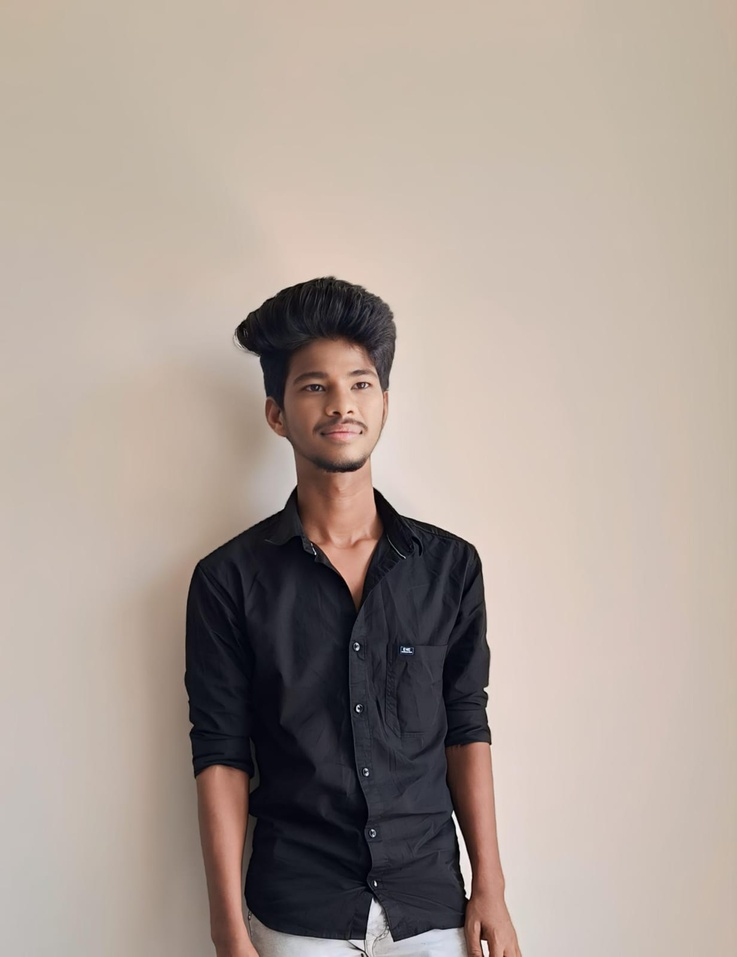
#> input picture VEGA/engine/auth/samples/sanjay 1.jpg, 737 x 957 px, shrunk from 1232 x 1600 before the run; its folder holds only this picture in this run
$ python trainer.py
#> lines starting #> are read from the running program, lines starting #| are printed output that depends on the picture
import cv2
import numpy as np
from PIL import Image #pillow package
import os

path = 'samples' # Path for samples already taken

recognizer = cv2.face.LBPHFaceRecognizer_create() # Local Binary Patterns Histograms
detector = cv2.CascadeClassifier("haarcascade_frontalface_default.xml")
#Haar Cascade classifier is an effective object detection approach


def Images_And_Labels(path): # function to fetch the images and labels

#> called with path = 'samples'
    imagePaths = [os.path.join(path,f) for f in os.listdir(path)]
    faceSamples=[]
    ids = []

    for imagePath in imagePaths: # to iterate particular image path

        gray_img = Image.open(imagePath).convert('L') # convert it to grayscale
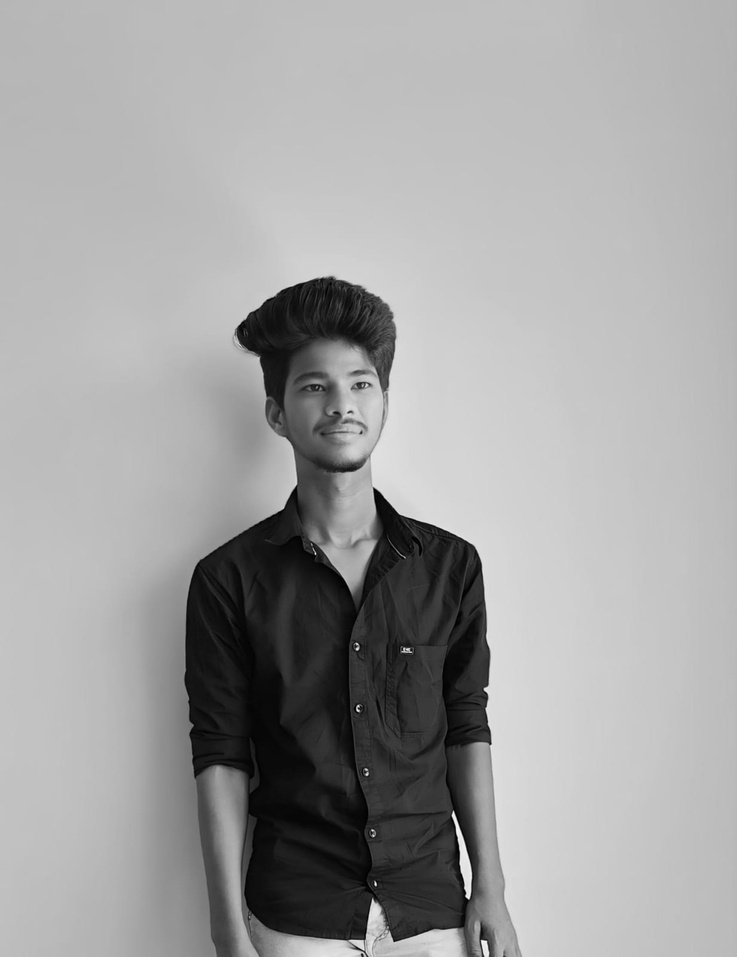
#> gray_img: PIL image 737x957 L; min 0, max 254, mean 161.6
        img_arr = np.array(gray_img,'uint8') #creating an array

#> (the run stopped early here; a loop or call above may not have finished)

$ run again, on VEGA/engine/auth/samples/sanjay 5.jpg
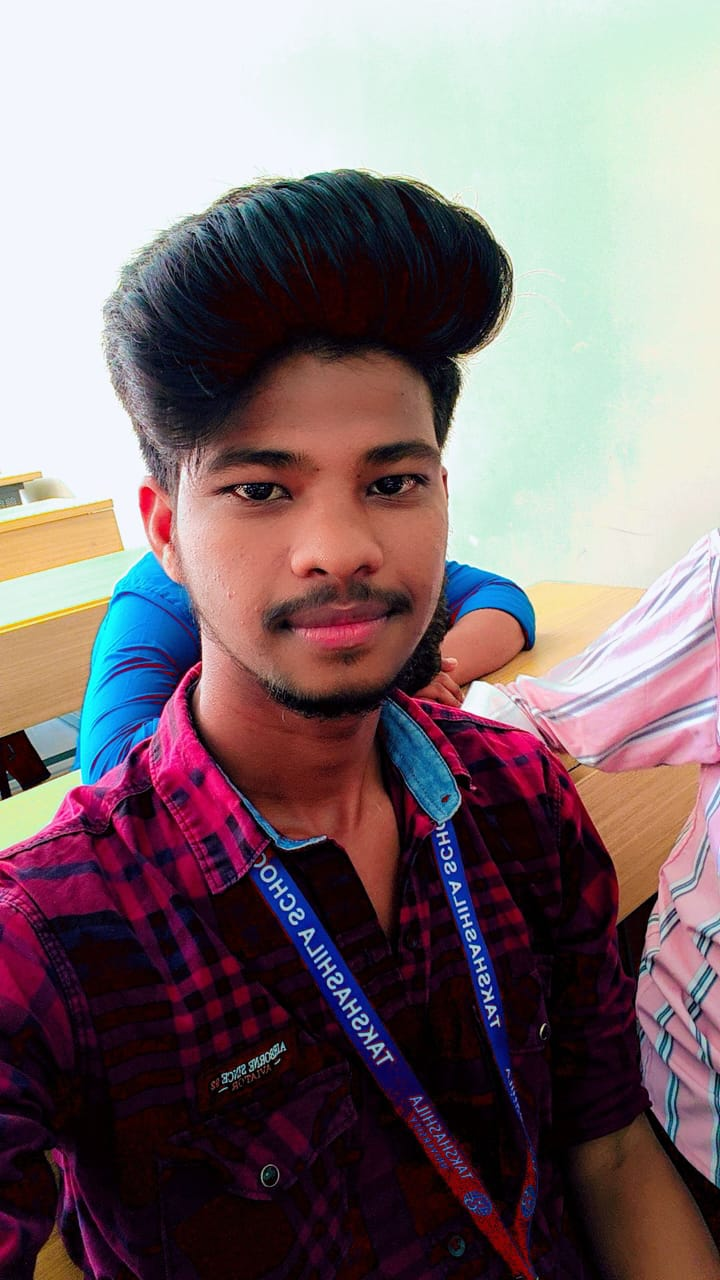
#> input picture VEGA/engine/auth/samples/sanjay 5.jpg, 720 x 1280 px
#> in Images_And_Labels, `gray_img = Image.open(imagePath).convert('L')`:
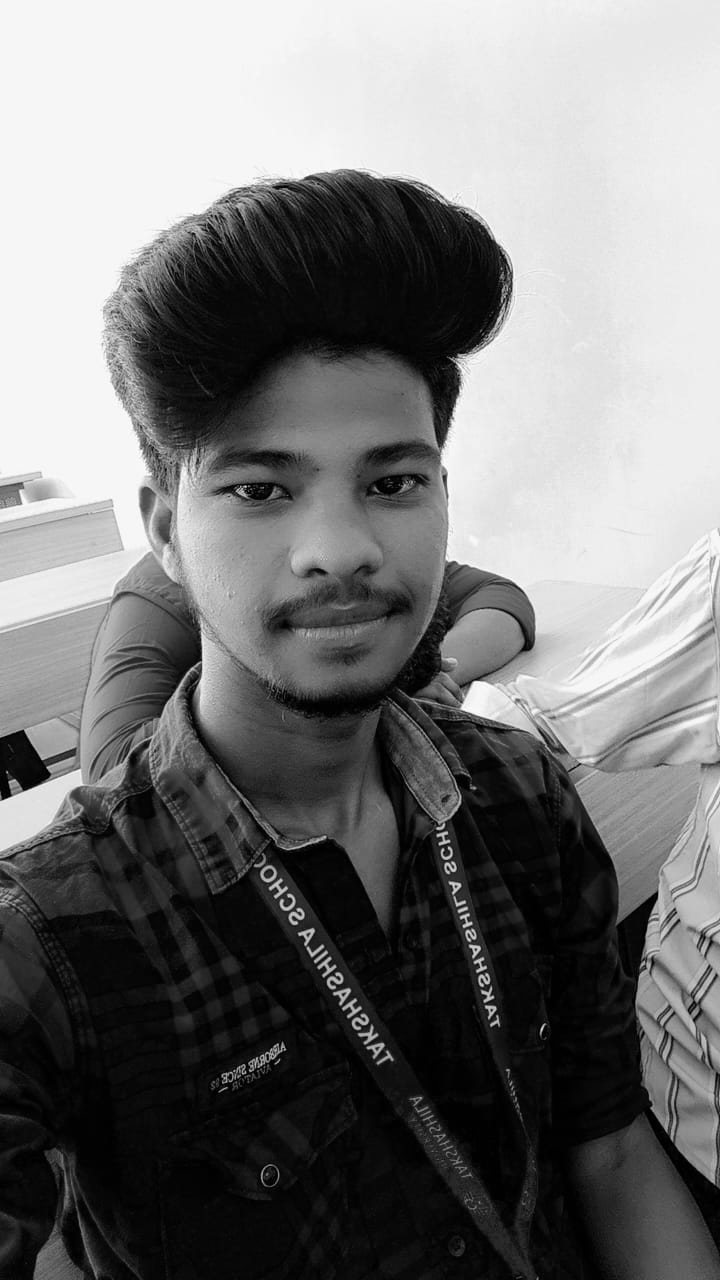
#> gray_img: PIL image 720x1280 L; min 0, max 255, mean 117.6

$ run again, on VEGA/engine/auth/samples/sanjay 6.jpg
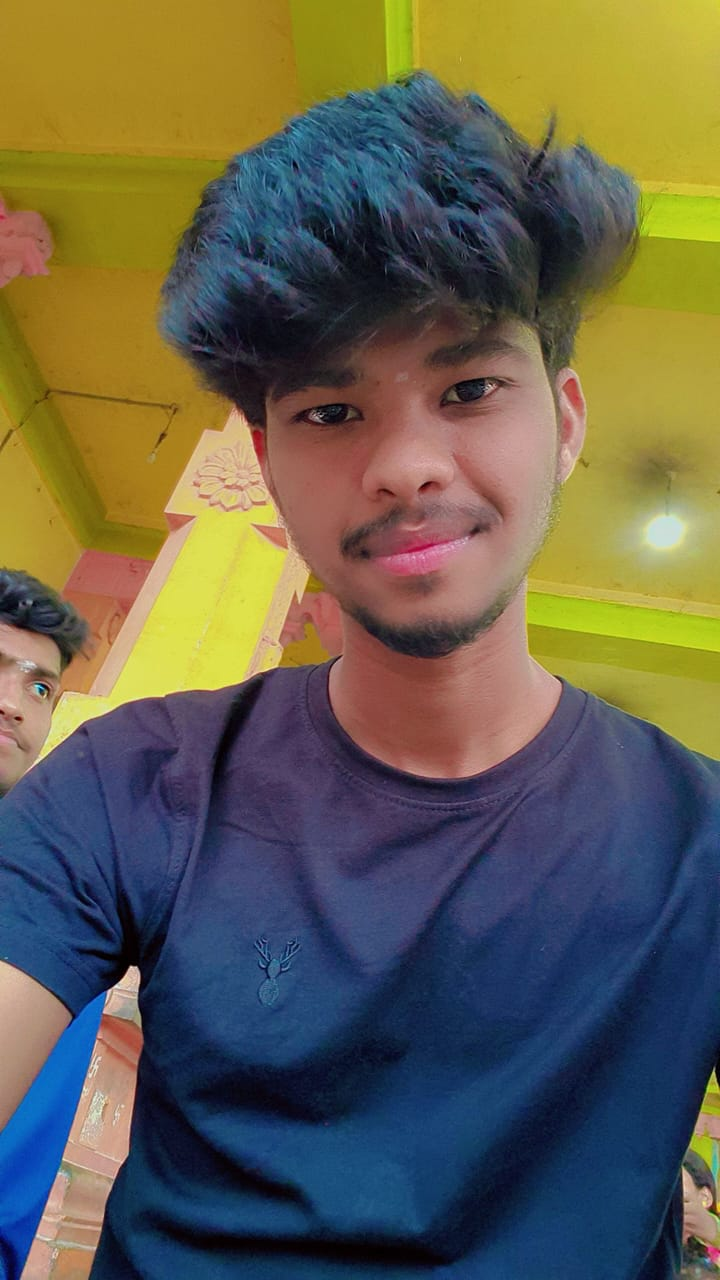
#> input picture VEGA/engine/auth/samples/sanjay 6.jpg, 720 x 1280 px
#> in Images_And_Labels, `gray_img = Image.open(imagePath).convert('L')`:
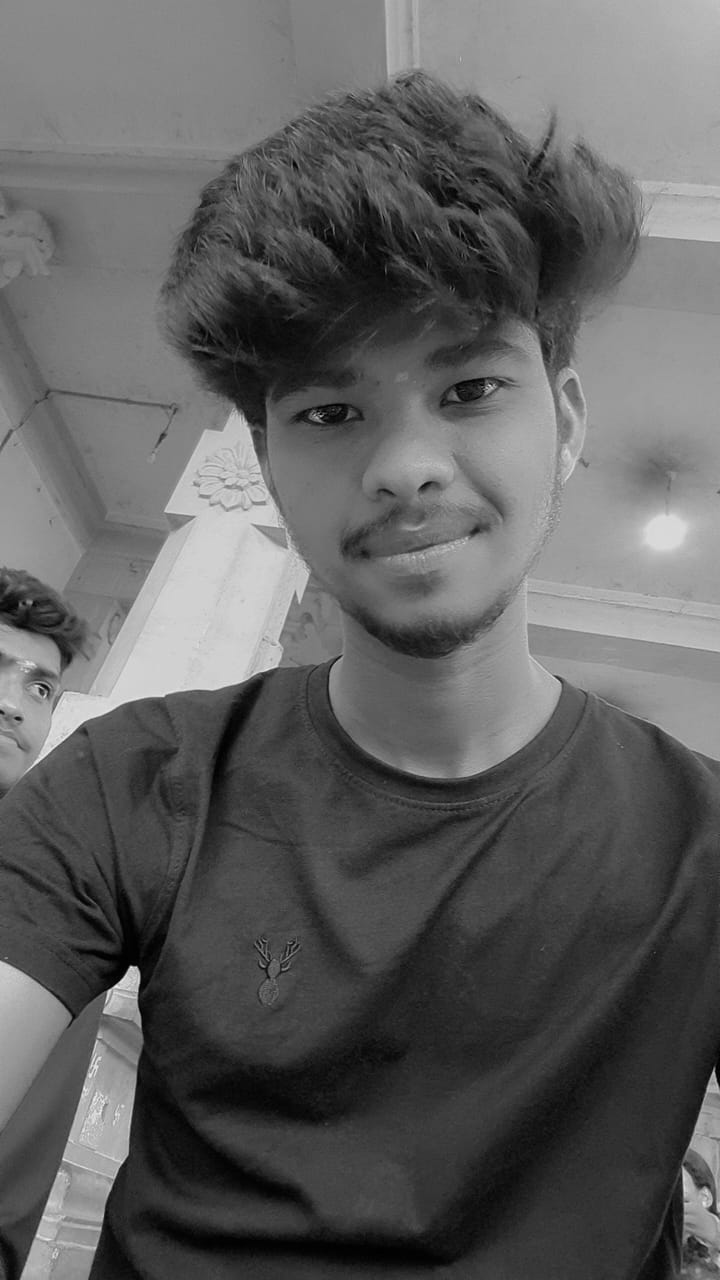
#> gray_img: PIL image 720x1280 L; min 0, max 247, mean 95.5

$ run again, on VEGA/engine/auth/samples/sanjay 7.jpg
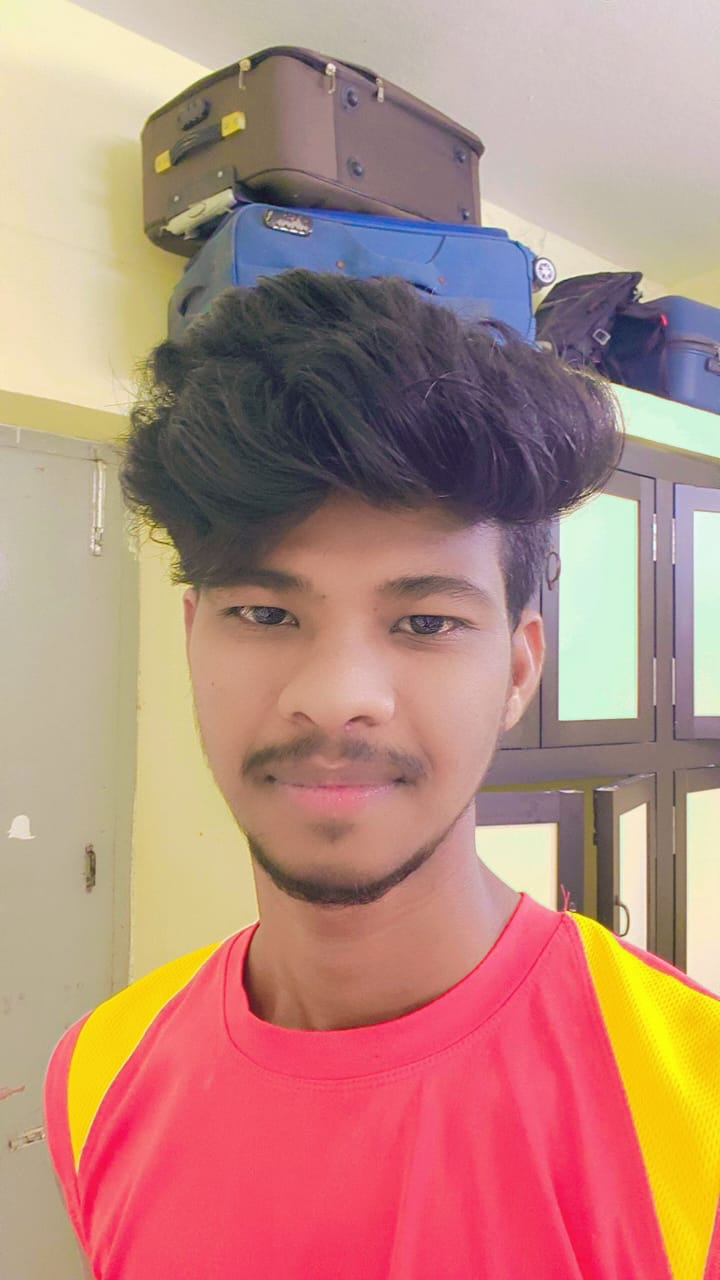
#> input picture VEGA/engine/auth/samples/sanjay 7.jpg, 720 x 1280 px
#> in Images_And_Labels, `gray_img = Image.open(imagePath).convert('L')`:
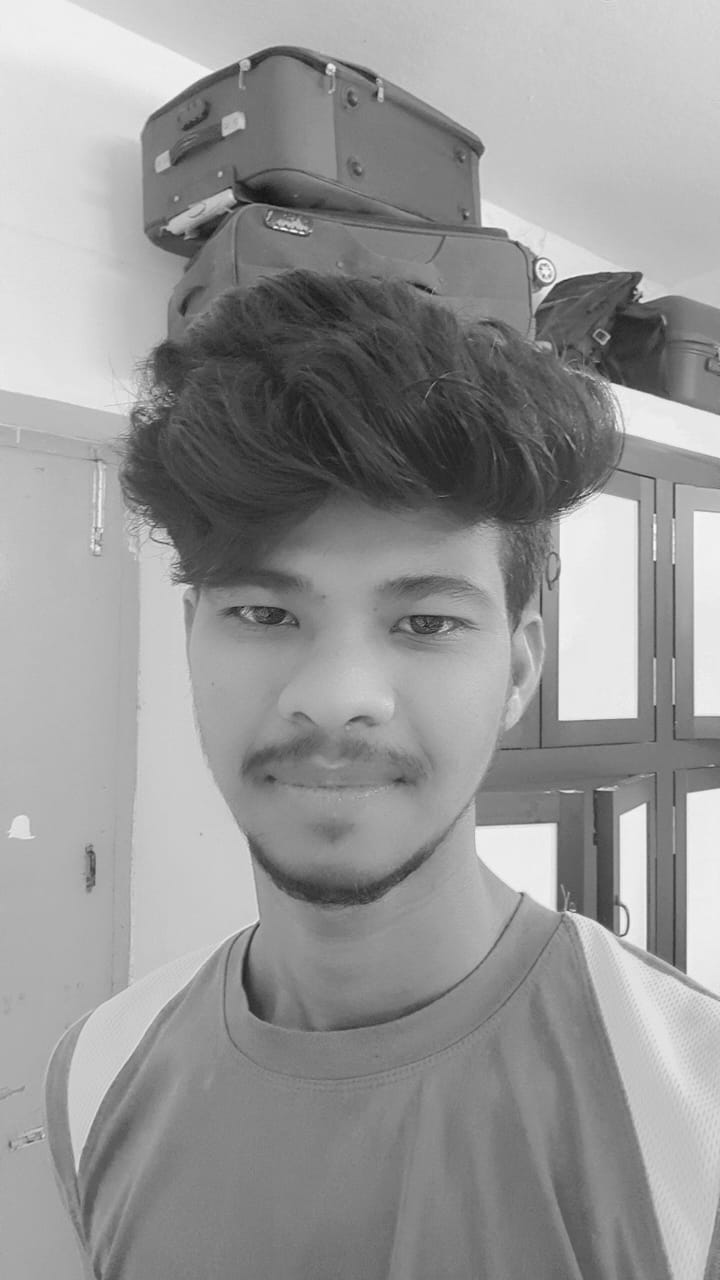
#> gray_img: PIL image 720x1280 L; min 17, max 253, mean 150.5

$ run again, on VEGA/engine/auth/samples/sanjay 2.jpg
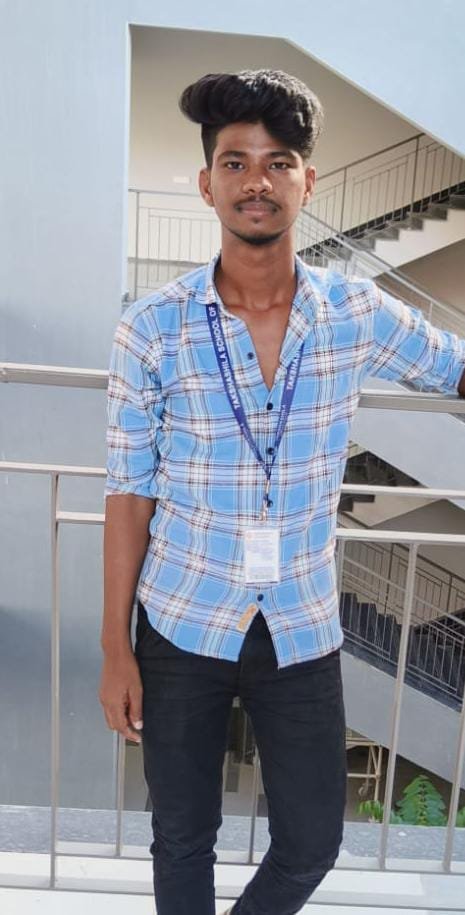
#> input picture VEGA/engine/auth/samples/sanjay 2.jpg, 465 x 915 px
#> in Images_And_Labels, `gray_img = Image.open(imagePath).convert('L')`:
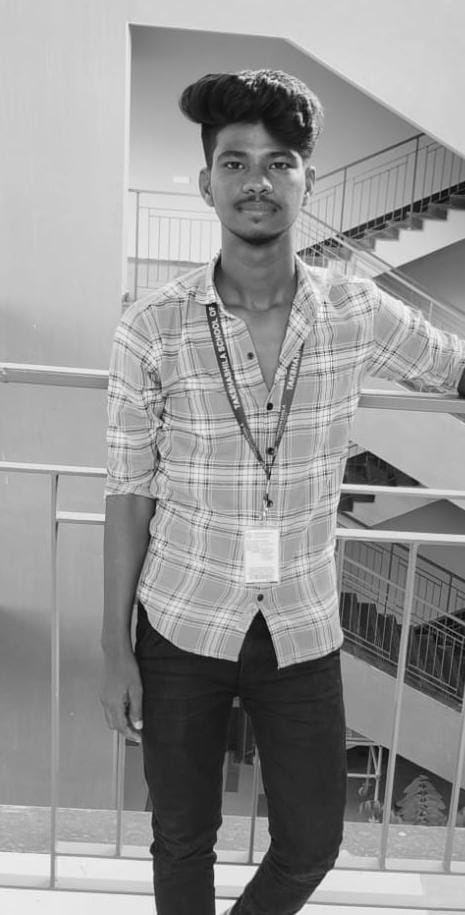
#> gray_img: PIL image 465x915 L; min 1, max 252, mean 148.8
